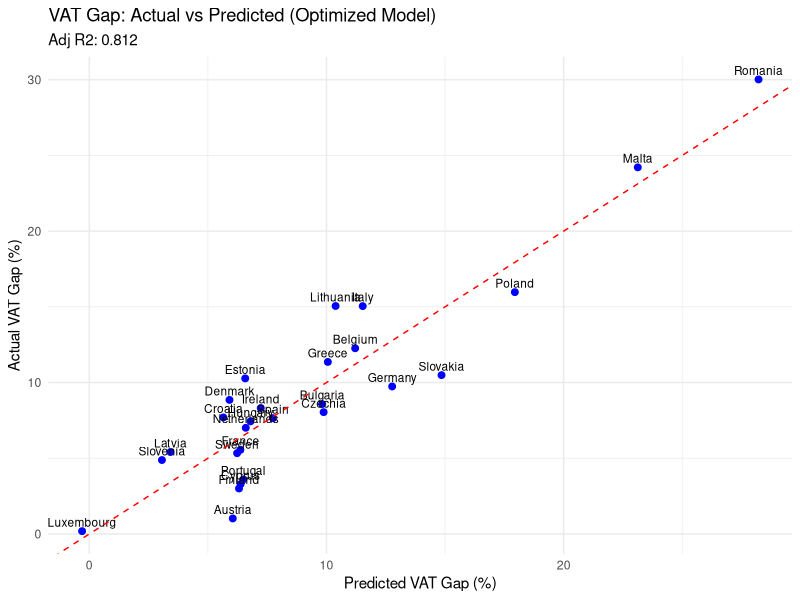
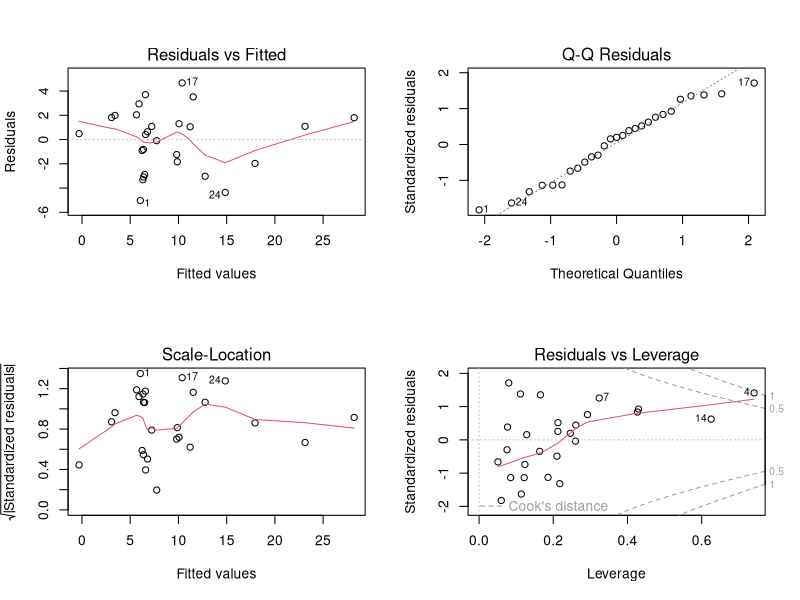

The R source for these figures, in order:
# Load libraries
if (!require(car)) install.packages("car")
if (!require(ggplot2)) install.packages("ggplot2")
library(car)
library(ggplot2)
library(stats)

# 1. LOAD DATA

raw_data <- read.csv("multe.csv")
names(raw_data) <- make.names(names(raw_data))

# Select Variables
target_var <- "VAT_Comp"
indep_vars <- setdiff(names(raw_data), c("Country", "Year", target_var))
df <- raw_data[, c("Country", target_var, indep_vars)] # Keep Country for plotting

# 2. ITERATE AND RANK MODELS
model_results <- data.frame()
max_vars <- 3 

# Loop through all combinations of 2 and 3 variables
for (k in 2:max_vars) {
  combos <- combn(indep_vars, k, simplify = FALSE)
  for (vars in combos) {
    # We use '*' for interactions
    f_string <- paste(target_var, "~", paste(vars, collapse = " * "))
    model <- try(lm(as.formula(f_string), data = df), silent = TRUE)
    
    if (!inherits(model, "try-error")) {
      s <- summary(model)
      adj_r2 <- s$adj.r.squared
      if (!is.null(adj_r2) && !is.na(adj_r2)) {
        model_results <- rbind(model_results, data.frame(
          Variables = paste(vars, collapse = ", "),
          Formula = f_string,
          Adj_R2 = adj_r2
        ))
      }
    }
  }
}

# 3. GET THE BEST CANDIDATE AND OPTIMIZE IT
top_model_info <- model_results[order(-model_results$Adj_R2), ][1, ]
cat("--- 1. BEST RAW MODEL (Full Interactions) ---\n")
print(top_model_info$Formula)

best_raw_model <- lm(as.formula(top_model_info$Formula), data = df)

cat("\n--- 2. STEPWISE OPTIMIZATION (Removing useless terms) ---\n")
final_model <- step(best_raw_model, direction = "both", trace = 0)
print(summary(final_model))

cat("\n--- 3. MULTICOLLINEARITY CHECK (VIF) ---\n")
# If VIF fails, it prints a message
tryCatch(print(vif(final_model)), error=function(e) print("VIF high due to interaction terms (Expected)"))

# 4. VISUALIZATION (Actual vs Predicted)
# We add predictions to the dataframe
df$Predicted_VAT_Gap <- predict(final_model, df)
df$Residuals <- abs(df$VAT_Comp - df$Predicted_VAT_Gap)

# Create Plot
p <- ggplot(df, aes(x = Predicted_VAT_Gap, y = VAT_Comp, label = Country)) +
  geom_point(color = "blue", size = 2) +
  geom_text(vjust = -0.5, size = 3, check_overlap = FALSE) +
  geom_abline(intercept = 0, slope = 1, color = "red", linetype = "dashed") +
  labs(title = "VAT Gap: Actual vs Predicted (Optimized Model)",
       subtitle = paste("Adj R2:", round(summary(final_model)$adj.r.squared, 3)),
       x = "Predicted VAT Gap (%)",
       y = "Actual VAT Gap (%)") +
  theme_minimal()

print(p)

cat("\n--- 5. TOP 3 COUNTRIES WITH WORST PREDICTION ERRORS (OUTLIERS) ---\n")
# Print countries where the model fails the most
print(df[order(-df$Residuals), c("Country", "VAT_Comp", "Predicted_VAT_Gap")][1:3, ])















# Încărcare pachete necesare pentru diagnostic
if (!require(lmtest)) install.packages("lmtest")
library(lmtest)
library(car)

cat("\n--- 1. REZOLVAREA VIF PRIN CENTRARE ---\n")
# Creăm versiuni centrate ale variabilelor (Valoare - Medie)
# Asta elimină multicoliniaritatea structurală
df$VAT_Rever_c <- scale(df$VAT_Rever, scale = FALSE) # Doar centrare, nu scalare
df$Governme_c  <- scale(df$Governme, scale = FALSE)
df$Regulatory_c <- scale(df$Regulatory, scale = FALSE)

# Refacem modelul cu variabilele centrate
# Observă cum VIF scade drastic, dar R-squared rămâne IDENTIC
centered_model <- lm(VAT_Comp ~ VAT_Rever_c * Governme_c + VAT_Rever_c * Regulatory_c, data = df)

# Verificăm noul VIF
cat("VIF pentru modelul centrat (ar trebui să fie mult mai mic):\n")
print(vif(centered_model))

cat("\n--- 2. TEST DE NORMALITATE A REZIDUURILOR (Shapiro-Wilk) ---\n")
# H0: Reziduurile sunt normale (Asta vrem)
# H1: Reziduurile NU sunt normale
shapiro_res <- shapiro.test(residuals(final_model))
print(shapiro_res)
if(shapiro_res$p.value > 0.05) {
  cat(">> CONCLUZIE: Reziduurile sunt normale (OK).\n")
} else {
  cat(">> ATENȚIE: Reziduurile NU sunt normale. Modelul poate fi instabil.\n")
}

cat("\n--- 3. TEST DE HOMOSCEDASTICITATE (Breusch-Pagan) ---\n")
# H0: Varianța este constantă (Asta vrem)
# H1: Avem heteroscedasticitate (Varianța erorii se schimbă)
bp_res <- bptest(final_model)
print(bp_res)
if(bp_res$p.value > 0.05) {
  cat(">> CONCLUZIE: Varianța este constantă (Homoscedasticitate OK).\n")
} else {
  cat(">> ATENȚIE: Ai Heteroscedasticitate. Încearcă log(y) sau erori robuste.\n")
}

cat("\n--- 4. DETECTAREA ȚĂRILOR CARE STRICĂ MODELUL (Outliers - Cook's Distance) ---\n")
# Distanța Cook măsoară cât de mult se schimbă modelul dacă ștergi o țară
cooksD <- cooks.distance(final_model)
influential <- cooksD[(cooksD > (4 / nrow(df)))] # Prag standard: 4/n
cat("Țări cu influență exagerată asupra coeficienților:\n")
if(length(influential) > 0) {
  print(influential)
} else {
  cat("Nicio țară nu are o influență exagerată.\n")
}

# 5. GRAFICE DE DIAGNOSTIC
par(mfrow = c(2, 2)) # Împarte ecranul în 4
plot(final_model)
par(mfrow = c(1, 1)) # Reset
